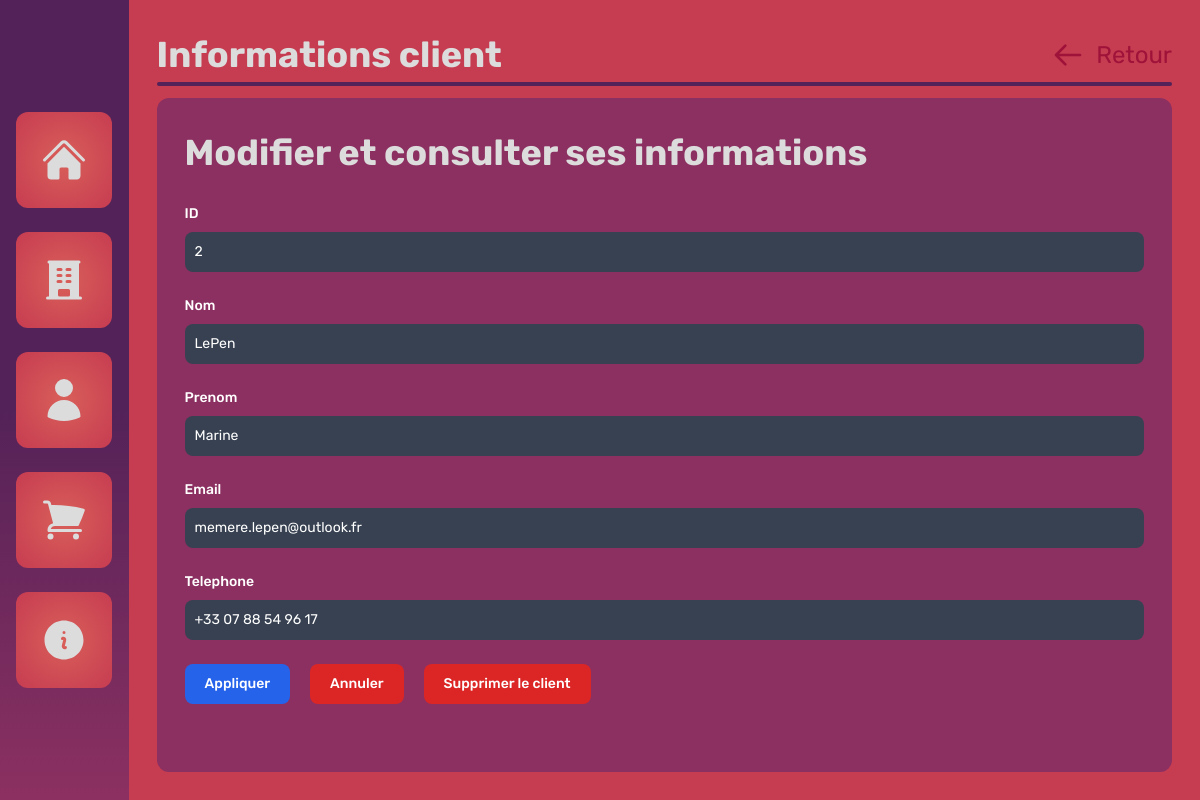
/clients/2, run on an earlier commit of the app's database.
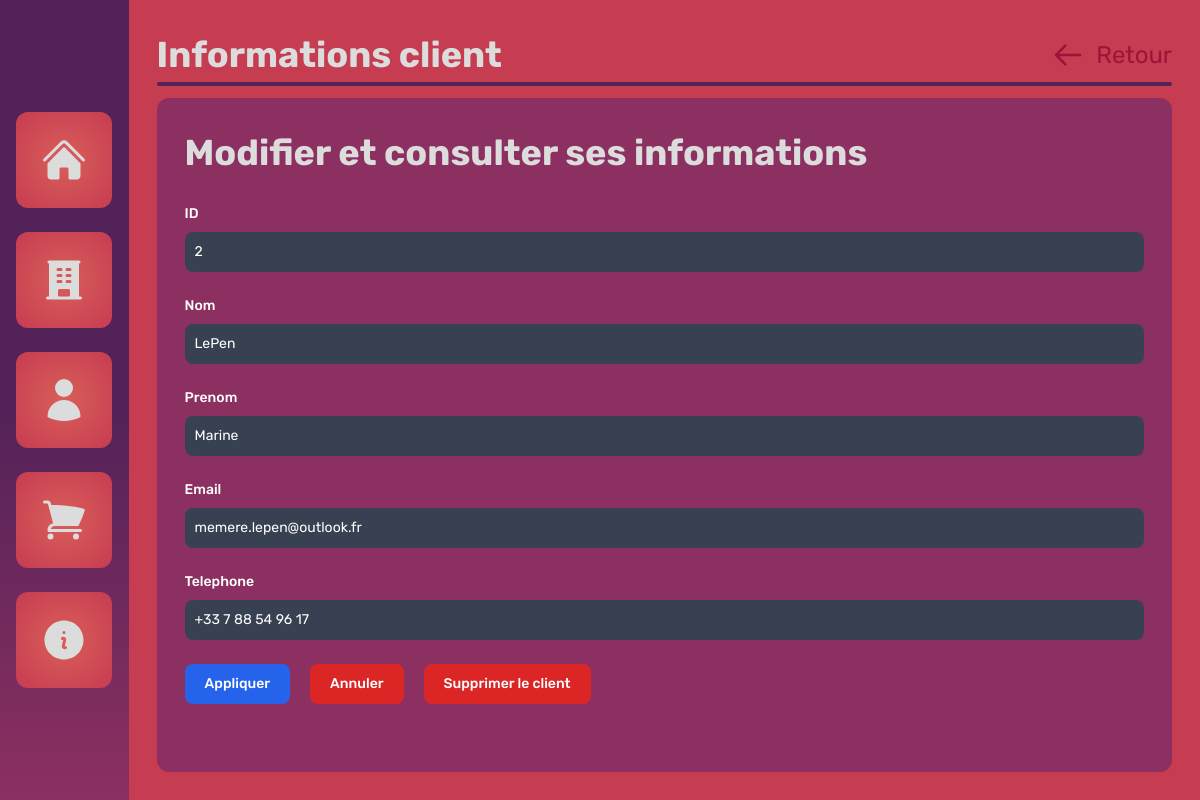
And on a later commit of the database.
### tables this page shows
CREATE TABLE clients (id INTEGER PRIMARY KEY, nom TEXT, prenom TEXT, email TEXT, telephone TEXT);

### main.py (the view)
@app.route('/clients/<int:id>', methods=('GET', 'POST'))
def client(id):
    if request.method == 'POST':
        if db_manager.record_exists("clients", id):
            db_manager.update_client(id, request.form['nom'], request.form['prenom'], request.form['email'], request.form['telephone'])
            return redirect(url_for('clients'))
        else:
            return redirect(url_for('clients'))
    else:
        if db_manager.record_exists("clients", id):
            return render_template('clients/info.html', client_info=db_manager.get_client(id))
        else:
            return redirect(url_for('clients'))

### database_manager.py (called while the page is built)
    def get_client(self, id:int):
        return self.curseur.execute(f"SELECT * FROM clients WHERE id={id}").fetchone()

    def record_exists(self, table:str, id:int):
        self.curseur.execute(f"SELECT 1 FROM {table} WHERE id=?", (id,))
        return self.curseur.fetchone() is not None

### templates/clients/info.html (shortened to what the changed rows need)
{% extends 'base.html' %}
{% block content %}
<section class="h-full w-full bg-[--palette-3] flex">
  <div class="h-full w-full p-7 flex flex-col space-y-3">
    <div class="h-full w-full flex space-x-24">
        <div class="w-full h-5/12 bg-[--palette-2] rounded-xl flex flex-col p-7">
            <form id="main-form" class="overflow-x-auto" method="post">
                <div class="mb-6">
                    <label for="id" class="block mb-2 text-sm font-medium text-white">ID</label>
                    <input type="number" id="id" class="text-sm rounded-lg focus:ring-blue-500 focus:border-blue-500 block w-full p-2.5 bg-gray-700 border-gray-600 placeholder-gray-400 text-white cursor-not-allowed" placeholder="00" value="{{client_info[0]}}" disabled readonly/>
                </div>
                <div class="mb-6">
                    <label for="nom" class="block mb-2 text-sm font-medium text-white">Nom</label>
                    <input type="text" id="nom" name="nom" class="text-sm rounded-lg focus:ring-blue-500 focus:border-blue-500 block w-full p-2.5 bg-gray-700 border-gray-600 placeholder-gray-400 text-white" placeholder="Nom" value="{{client_info[1]}}" required/>
                </div>
                <div class="mb-6">
                    <label for="prenom" class="block mb-2 text-sm font-medium text-white">Prenom</label>
                    <input type="text" id="prenom" name="prenom" class="text-sm rounded-lg focus:ring-blue-500 focus:border-blue-500 block w-full p-2.5 bg-gray-700 border-gray-600 placeholder-gray-400 text-white" placeholder="Prenom" value="{{client_info[2]}}" required/>
                </div>
                <div class="mb-6">
                    <label for="email" class="block mb-2 text-sm font-medium text-white">Email</label>
                    <input type="email" id="email" name="email" class="text-sm rounded-lg focus:ring-blue-500 focus:border-blue-500 block w-full p-2.5 bg-gray-700 border-gray-600 placeholder-gray-400 text-white" placeholder="placeholder@gmail.com" value="{{client_info[3]}}"/>
                </div>
                <div class="mb-6">
                    <label for="telephone" class="block mb-2 text-sm font-medium text-white">Telephone</label>
                    <input type="tel" id="telephone" autocomplete="tel" name="telephone" class="text-sm rounded-lg focus:ring-blue-500 focus:border-blue-500 block w-full p-2.5 bg-gray-700 border-gray-600 placeholder-gray-400 text-white" placeholder="+33 0 00 00 00 00" value="{{client_info[4]}}"/>
                </div>
            </form>
        </div>
    </div>
  </div>
</section>
{% endblock %}

What changed in the data, as far as the page shows it:
changed clients "LePen": telephone "+33 07 88 54 96 17" → "+33 7 88 54 96 17"
